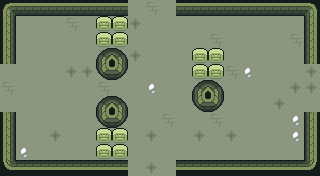

A 2D game scene composited from a Tiled map and its tileset images. What follows is a short description and the map's XML, with every tile layer's data as written:
An orthogonal 20x11 tile map with 16x16 px tiles, 6 tile layers (ground, dressing, decor, walls, ...), 3 tilesets and 12 objects (5x ENTRY, 5x ENEMY, 2x PROP).

<map version="1.10" tiledversion="1.10.2" orientation="orthogonal" renderorder="right-down" width="20" height="11" tilewidth="16" tileheight="16" infinite="0" nextlayerid="8" nextobjectid="13">
 <tileset firstgid="1" name="wall" tilewidth="16" tileheight="16" tilecount="110" columns="10">
  <image source="../../../gfx/tiles/ruins/tilesetwallsimple.png" width="160" height="176" />
 </tileset>
 <tileset firstgid="111" name="floor" tilewidth="16" tileheight="16" tilecount="374" columns="22">
  <image source="../../../gfx/tiles/ruins/tilesetinteriorfloor.png" width="352" height="272" />
 </tileset>
 <tileset firstgid="485" name="elements" tilewidth="16" tileheight="16" tilecount="27" columns="9">
  <image source="../../../gfx/tiles/ruins/elements.png" width="144" height="48" />
 </tileset>
 <layer id="1" name="ground" width="20" height="11">
  <data encoding="csv">
277,277,277,277,277,277,277,277,277,342,277,277,277,277,277,277,342,277,277,277,
277,277,277,277,342,277,277,277,367,277,277,277,277,277,277,277,277,277,277,277,
277,277,277,277,277,277,277,277,277,277,277,277,277,342,277,277,277,277,342,277,
367,277,277,277,277,277,342,277,367,277,277,277,342,277,277,277,277,277,277,277,
277,277,277,277,367,367,277,277,277,277,277,277,277,277,342,366,277,277,277,367,
342,277,277,277,277,277,342,277,277,366,277,277,277,277,277,277,277,277,367,367,
277,277,277,277,277,277,277,277,277,277,277,277,277,367,277,277,277,367,277,277,
277,277,277,277,277,277,277,277,277,277,342,277,277,342,277,277,277,277,366,277,
277,277,277,367,277,277,277,277,277,367,277,277,367,277,367,277,277,277,366,277,
277,366,277,277,277,277,277,277,277,277,277,277,277,277,277,277,277,277,277,277,
277,277,277,277,277,277,277,277,277,367,277,277,277,277,277,277,277,342,277,342
</data>
 </layer>
 <layer id="2" name="dressing" width="20" height="11">
  <data encoding="csv">
0,0,0,0,0,0,0,0,0,0,0,0,0,0,0,0,0,0,0,0,
0,0,0,0,0,0,0,0,0,0,0,0,0,0,0,0,0,0,0,0,
0,0,0,0,0,0,0,0,0,0,0,0,0,0,0,0,0,0,0,0,
0,0,0,0,0,0,0,0,0,0,0,0,0,0,0,0,0,0,0,0,
0,0,0,0,0,0,0,0,0,0,0,0,0,0,0,0,0,0,0,0,
0,0,0,0,0,0,0,0,0,0,0,0,0,0,0,0,0,0,0,0,
0,0,0,0,0,0,0,0,0,0,0,0,0,0,0,0,0,0,0,0,
0,0,0,0,0,0,0,0,0,0,0,0,0,0,0,0,0,0,0,0,
0,0,0,0,0,0,0,0,0,0,0,0,0,0,0,0,0,0,0,0,
0,0,0,0,0,0,0,0,0,0,0,0,0,0,0,0,0,0,0,0,
0,0,0,0,0,0,0,0,0,0,0,0,0,0,0,0,0,0,0,0
</data>
 </layer>
 <layer id="3" name="decor" width="20" height="11">
  <data encoding="csv">
0,0,0,0,0,0,0,0,0,0,0,0,0,0,0,0,0,0,0,0,
0,0,0,0,0,0,0,0,0,0,0,0,0,0,0,0,0,0,0,0,
0,0,0,0,0,0,0,0,0,0,0,0,0,0,0,0,0,0,0,0,
0,0,0,0,0,0,0,0,0,0,0,0,0,0,0,0,0,0,0,0,
0,0,0,0,0,0,0,0,0,0,0,0,0,0,0,0,0,0,0,0,
0,0,0,0,0,0,0,0,0,0,0,0,0,0,0,0,0,0,0,0,
0,0,0,0,0,0,0,0,0,0,0,0,0,0,0,0,0,0,0,0,
0,0,0,0,0,0,0,0,0,0,0,0,0,0,0,0,0,0,0,0,
0,0,0,0,0,0,0,0,0,0,0,0,0,0,0,0,0,0,0,0,
0,0,0,0,0,0,0,0,0,0,0,0,0,0,0,0,0,0,0,0,
0,0,0,0,0,0,0,0,0,0,0,0,0,0,0,0,0,0,0,0
</data>
 </layer>
 <layer id="4" name="walls" width="20" height="11">
  <data encoding="csv">
66,69,69,69,69,69,69,69,0,0,0,69,69,69,69,69,69,69,69,70,
76,0,0,0,0,0,0,0,0,0,0,0,0,0,0,0,0,0,0,80,
76,0,0,0,0,0,0,0,0,0,0,0,0,0,0,0,0,0,0,80,
76,0,0,0,0,0,0,0,0,0,0,0,0,0,0,0,0,0,0,80,
0,0,0,0,0,0,0,0,0,0,0,0,0,0,0,0,0,0,0,0,
0,0,0,0,0,0,0,0,0,0,0,0,0,0,0,0,0,0,0,0,
0,0,0,0,0,0,0,0,0,0,0,0,0,0,0,0,0,0,0,0,
76,0,0,0,0,0,0,0,0,0,0,0,0,0,0,0,0,0,0,80,
76,0,0,0,0,0,0,0,0,0,0,0,0,0,0,0,0,0,0,80,
76,0,0,0,0,0,0,0,0,0,0,0,0,0,0,0,0,0,0,80,
106,109,109,109,109,109,109,109,0,0,0,109,109,109,109,109,109,109,109,110
</data>
 </layer>
 <layer id="5" name="props" width="20" height="11">
  <data encoding="csv">
0,0,0,0,0,0,0,0,0,0,0,0,0,0,0,0,0,0,0,0,
0,0,0,0,0,0,492,492,0,0,0,0,0,0,0,0,0,0,0,0,
0,0,0,0,0,0,492,492,0,0,0,0,0,0,0,0,0,0,0,0,
0,0,0,0,0,0,78,79,0,0,0,0,492,492,0,0,0,0,0,0,
0,0,0,0,0,0,88,89,0,0,0,0,492,492,0,0,0,0,0,0,
0,0,0,0,0,0,0,0,0,0,0,0,78,79,0,0,0,0,0,0,
0,0,0,0,0,0,78,79,0,0,0,0,88,89,0,0,0,0,0,0,
0,0,0,0,0,0,88,89,0,0,0,0,0,0,0,0,0,0,0,0,
0,0,0,0,0,0,492,492,0,0,0,0,0,0,0,0,0,0,0,0,
0,0,0,0,0,0,492,492,0,0,0,0,0,0,0,0,0,0,0,0,
0,0,0,0,0,0,0,0,0,0,0,0,0,0,0,0,0,0,0,0
</data>
 </layer>
 <layer id="6" name="overhead" width="20" height="11">
  <data encoding="csv">
0,0,0,0,0,0,0,0,0,0,0,0,0,0,0,0,0,0,0,0,
0,0,0,0,0,0,0,0,0,0,0,0,0,0,0,0,0,0,0,0,
0,0,0,0,0,0,0,0,0,0,0,0,0,0,0,0,0,0,0,0,
0,0,0,0,0,0,0,0,0,0,0,0,0,0,0,0,0,0,0,0,
0,0,0,0,0,0,0,0,0,0,0,0,0,0,0,0,0,0,0,0,
0,0,0,0,0,0,0,0,0,0,0,0,0,0,0,0,0,0,0,0,
0,0,0,0,0,0,0,0,0,0,0,0,0,0,0,0,0,0,0,0,
0,0,0,0,0,0,0,0,0,0,0,0,0,0,0,0,0,0,0,0,
0,0,0,0,0,0,0,0,0,0,0,0,0,0,0,0,0,0,0,0,
0,0,0,0,0,0,0,0,0,0,0,0,0,0,0,0,0,0,0,0,
0,0,0,0,0,0,0,0,0,0,0,0,0,0,0,0,0,0,0,0
</data>
 </layer>
 <objectgroup id="7" name="spawns">
  <object id="1" name="UP" type="ENTRY" x="152" y="24" />
  <object id="2" name="DOWN" type="ENTRY" x="152" y="152" />
  <object id="3" name="LEFT" type="ENTRY" x="24" y="88" />
  <object id="4" name="RIGHT" type="ENTRY" x="296" y="88" />
  <object id="5" name="" type="ENTRY" x="168" y="88" />
  <object id="6" name="" type="ENEMY" x="184" y="88" />
  <object id="7" name="" type="ENEMY" x="72" y="120" />
  <object id="8" name="" type="ENEMY" x="152" y="56" />
  <object id="9" name="" type="ENEMY" x="120" y="88" />
  <object id="10" name="" type="ENEMY" x="248" y="56" />
  <object id="11" name="torch" type="PROP" x="56" y="168" />
  <object id="12" name="torch" type="PROP" x="264" y="168" />
 </objectgroup>
</map>
